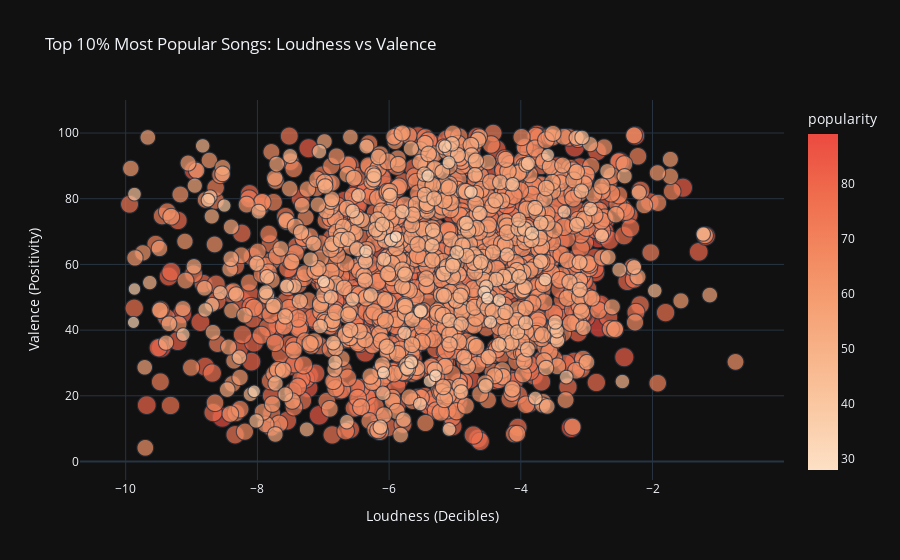

The notebook cell this image was saved under:
### Markdown cell above
- loudness: The overall loudness of a track in decibels (dB). Loudness values are averaged across the entire track and are useful for comparing relative loudness of tracks. Loudness is the quality of a sound that is the primary psychological correlate of physical strength (amplitude). Values typically range between -60 and 0 db.
- valence: A measure from 0.0 to 1.0 describing the musical positiveness conveyed by a track. Tracks with high valence sound more positive (e.g. happy, cheerful, euphoric), while tracks with low valence sound more negative (e.g. sad, depressed, angry).

### Code cell
# Plot for Top 10% songs
fig_top = px.scatter(top_songs_df, x='loudness', y='valence', 
                     color='popularity', 
                     title="Top 10% Most Popular Songs: Loudness vs Valence",
                     labels={'loudness':'Loudness (Decibles)', 'valence':'Valence (Positivity)'},
                     hover_name='song',  # Use the correct field name for song title
                     size='popularity',
                     color_continuous_scale=px.colors.sequential.Peach,
                     template='plotly_dark')

# Show the plot
fig_top.show()

### Figure 1 — Plotly figure (JSON) as saved in the notebook; plotly's stock layout.template omitted (floating-point values rounded to 4 significant figures; data arrays with more than 128 entries replaced by an {"elided": "..."} marker saying what was removed)
{"data": [{"hovertemplate": "<b>%{hovertext}</b><br><br>Loudness (Decibles)=%{x}<br>Valence (Positivity)=%{y}<br>popularity=%{marker.color}<extra></extra>", "hovertext": {"elided": "1655 mixed values"}, "legendgroup": "", "marker": {"color": {"elided": "1655 int values"}, "coloraxis": "coloraxis", "size": {"elided": "1655 int values"}, "sizemode": "area", "sizeref": 0.2225, "symbol": "circle"}, "mode": "markers", "name": "", "showlegend": false, "type": "scattergl", "x": {"elided": "1655 float values"}, "xaxis": "x", "y": {"elided": "1655 float values"}, "yaxis": "y"}], "layout": {"coloraxis": {"colorbar": {"title": {"text": "popularity"}}, "colorscale": [[0, "rgb(253, 224, 197)"], [0.1667, "rgb(250, 203, 166)"], [0.3333, "rgb(248, 181, 139)"], [0.5, "rgb(245, 158, 114)"], [0.6667, "rgb(242, 133, 93)"], [0.8333, "rgb(239, 106, 76)"], [1, "rgb(235, 74, 64)"]]}, "legend": {"itemsizing": "constant", "tracegroupgap": 0}, "title": {"text": "Top 10% Most Popular Songs: Loudness vs Valence"}, "xaxis": {"anchor": "y", "domain": [0, 1], "title": {"text": "Loudness (Decibles)"}}, "yaxis": {"anchor": "x", "domain": [0, 1], "title": {"text": "Valence (Positivity)"}}}}
